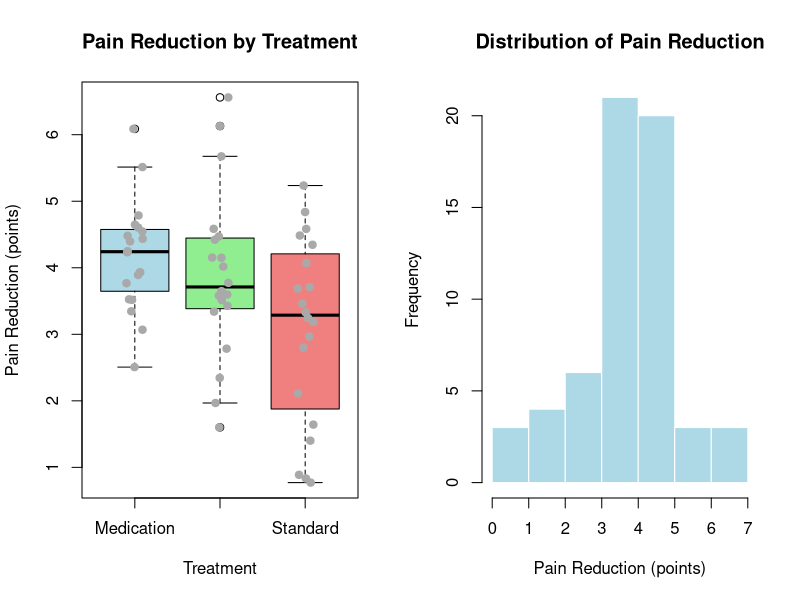
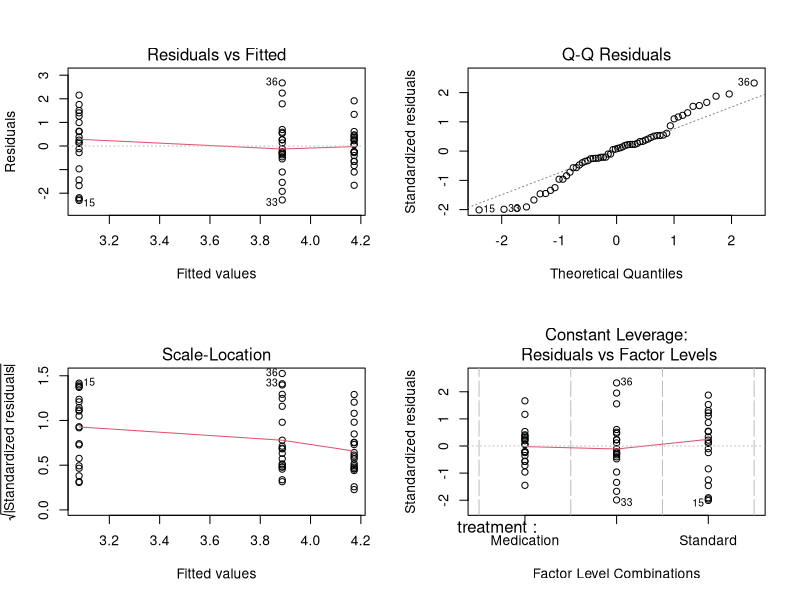
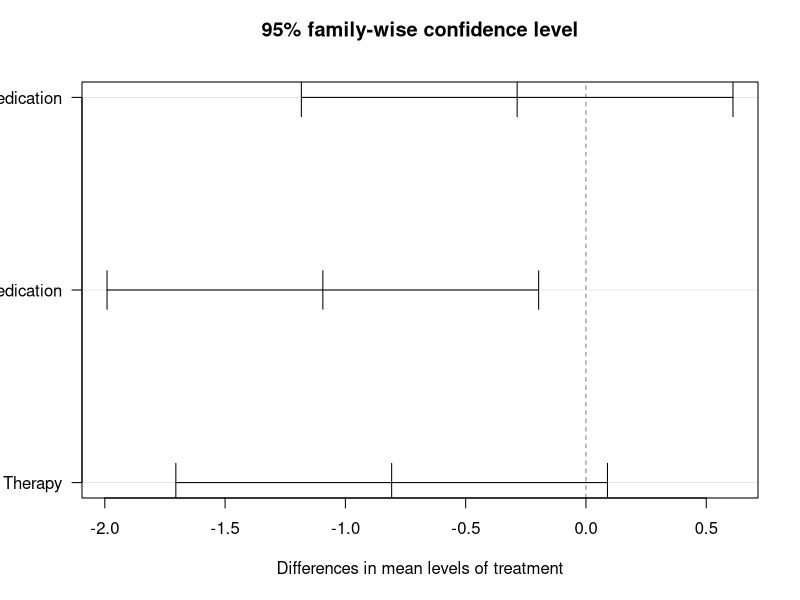

The R script that drew these images, in order:
## ---- chunk 1
# ============================================
# Complete ANOVA Example
# Research Question: Does treatment type affect pain reduction?
# ============================================

# Step 1: Load required packages
library(car) # For Levene's test

# Step 2: Create or read data
set.seed(456)
pain_data <- data.frame(
    patient_id = 1:60,
    treatment = rep(c("Standard", "Physical Therapy", "Medication"), each = 20),
    pain_reduction = c(
        rnorm(20, mean = 2.5, sd = 1.2), # Standard
        rnorm(20, mean = 4.2, sd = 1.3), # Physical Therapy
        rnorm(20, mean = 3.8, sd = 1.1) # Medication
    )
)

# Convert treatment to factor
pain_data$treatment <- factor(pain_data$treatment)

# Step 3: Explore the data
cat("=== Data Summary ===\n")
summary(pain_data)

cat("\n=== Sample Sizes ===\n")
table(pain_data$treatment)

cat("\n=== Descriptive Statistics by Group ===\n")
cat("Means:\n")
tapply(pain_data$pain_reduction, pain_data$treatment, mean)

cat("\nStandard Deviations:\n")
tapply(pain_data$pain_reduction, pain_data$treatment, sd)

# Step 4: Visualize the data
par(mfrow = c(1, 2))

# Boxplot
boxplot(pain_reduction ~ treatment,
    data = pain_data,
    main = "Pain Reduction by Treatment",
    xlab = "Treatment",
    ylab = "Pain Reduction (points)",
    col = c("lightblue", "lightgreen", "lightcoral")
)

# Add points
stripchart(pain_reduction ~ treatment,
    data = pain_data,
    vertical = TRUE,
    method = "jitter",
    add = TRUE,
    pch = 19,
    col = "darkgray"
)

# Histogram of all data
hist(pain_data$pain_reduction,
    main = "Distribution of Pain Reduction",
    xlab = "Pain Reduction (points)",
    col = "lightblue",
    border = "white"
)

par(mfrow = c(1, 1))

# Step 5: Check assumptions
cat("\n=== Assumption Checks ===\n")

# Normality (overall)
cat("\nShapiro-Wilk Test for Normality:\n")
shapiro_test <- shapiro.test(pain_data$pain_reduction)
print(shapiro_test)

# Homogeneity of variance
cat("\nLevene's Test for Homogeneity of Variance:\n")
levene_test <- leveneTest(pain_reduction ~ treatment, data = pain_data)
print(levene_test)

# Step 6: Conduct ANOVA
cat("\n=== ANOVA Results ===\n")
anova_model <- aov(pain_reduction ~ treatment, data = pain_data)
anova_summary <- summary(anova_model)
print(anova_summary)

# Extract key values
f_value <- anova_summary[[1]]$`F value`[1]
p_value <- anova_summary[[1]]$`Pr(>F)`[1]

cat("\nF-statistic:", round(f_value, 3), "\n")
cat("P-value:", format.pval(p_value, digits = 3), "\n")

# Step 7: Check model diagnostics
cat("\n=== Model Diagnostics ===\n")
par(mfrow = c(2, 2))
plot(anova_model)
par(mfrow = c(1, 1))

# Step 8: Post-hoc tests (if ANOVA is significant)
if (p_value < 0.05) {
    cat("\n=== Post-hoc Analysis (Tukey HSD) ===\n")
    tukey_results <- TukeyHSD(anova_model)
    print(tukey_results)

    # Plot Tukey results
    plot(tukey_results, las = 1)

    cat("\n=== Pairwise Comparisons (Bonferroni) ===\n")
    pairwise_results <- pairwise.t.test(pain_data$pain_reduction,
        pain_data$treatment,
        p.adjust.method = "bonferroni"
    )
    print(pairwise_results)
} else {
    cat("\nANOVA not significant (p >= 0.05). Post-hoc tests not needed.\n")
}

# Step 9: Effect size (eta-squared)
ss_between <- anova_summary[[1]]$`Sum Sq`[1]
ss_total <- sum(anova_summary[[1]]$`Sum Sq`)
eta_squared <- ss_between / ss_total

cat("\n=== Effect Size ===\n")
cat("Eta-squared:", round(eta_squared, 3), "\n")
cat(
    "Interpretation: ",
    ifelse(eta_squared < 0.01, "negligible",
        ifelse(eta_squared < 0.06, "small",
            ifelse(eta_squared < 0.14, "medium", "large")
        )
    ), "\n"
)

# Step 10: Report results
cat("\n=== Summary for Reporting ===\n")
cat("A one-way ANOVA was conducted to compare pain reduction across three treatment groups.\n")
cat(
    "The ANOVA was", ifelse(p_value < 0.05, "significant", "not significant"),
    sprintf(
        "F(%d, %d) = %.2f, p %s.\n",
        anova_summary[[1]]$Df[1],
        anova_summary[[1]]$Df[2],
        f_value,
        ifelse(p_value < 0.001, "< .001", paste("=", round(p_value, 3)))
    )
)

if (p_value < 0.05) {
    cat("Post-hoc comparisons using Tukey HSD indicated significant differences between groups.\n")
}

cat("\n=== Analysis Complete ===\n")
